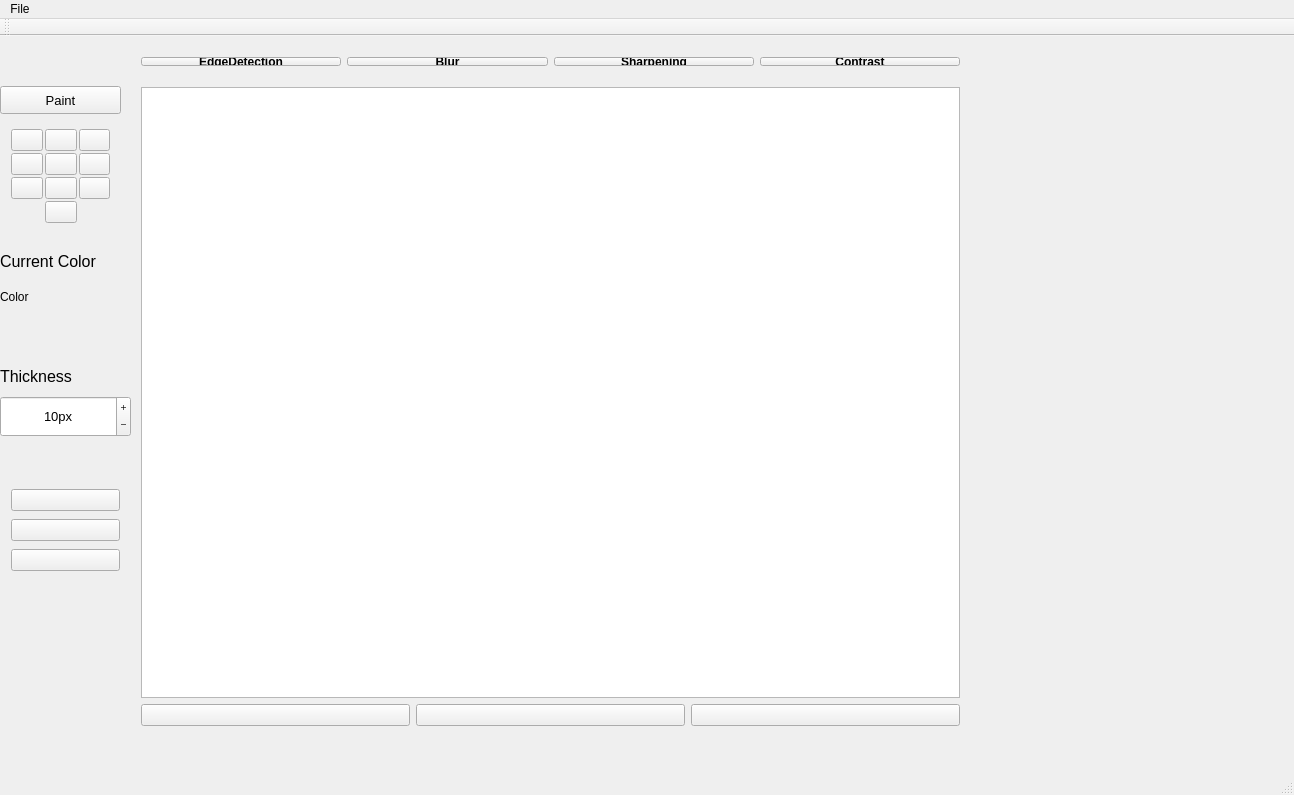
<?xml version="1.0" encoding="UTF-8"?>
<ui version="4.0">
 <class>View</class>
 <widget class="QMainWindow" name="View">
  <property name="geometry">
   <rect>
    <x>0</x>
    <y>0</y>
    <width>1294</width>
    <height>795</height>
   </rect>
  </property>
  <property name="windowTitle">
   <string>View</string>
  </property>
  <property name="autoFillBackground">
   <bool>true</bool>
  </property>
  <property name="styleSheet">
   <string notr="true"/>
  </property>
  <widget class="QWidget" name="centralWidget">
   <widget class="QWidget" name="gridLayoutWidget_3">
    <property name="geometry">
     <rect>
      <x>130</x>
      <y>10</y>
      <width>841</width>
      <height>31</height>
     </rect>
    </property>
    <layout class="QHBoxLayout" name="horizontalLayout">
     <item>
      <widget class="QPushButton" name="edgeDetection">
       <property name="font">
        <font>
         <weight>75</weight>
         <bold>true</bold>
        </font>
       </property>
       <property name="text">
        <string>EdgeDetection</string>
       </property>
      </widget>
     </item>
     <item>
      <widget class="QPushButton" name="blur">
       <property name="font">
        <font>
         <pointsize>9</pointsize>
         <weight>75</weight>
         <bold>true</bold>
        </font>
       </property>
       <property name="text">
        <string>Blur</string>
       </property>
      </widget>
     </item>
     <item>
      <widget class="QPushButton" name="sharpening">
       <property name="font">
        <font>
         <pointsize>9</pointsize>
         <weight>75</weight>
         <bold>true</bold>
        </font>
       </property>
       <property name="text">
        <string>Sharpening</string>
       </property>
      </widget>
     </item>
     <item>
      <widget class="QPushButton" name="contrast">
       <property name="font">
        <font>
         <pointsize>9</pointsize>
         <weight>75</weight>
         <bold>true</bold>
        </font>
       </property>
       <property name="text">
        <string>Contrast</string>
       </property>
      </widget>
     </item>
    </layout>
   </widget>
   <widget class="QWidget" name="gridLayoutWidget_2">
    <property name="geometry">
     <rect>
      <x>0</x>
      <y>80</y>
      <width>121</width>
      <height>121</height>
     </rect>
    </property>
    <layout class="QGridLayout" name="gridLayout">
     <property name="horizontalSpacing">
      <number>2</number>
     </property>
     <property name="verticalSpacing">
      <number>0</number>
     </property>
     <item row="3" column="1">
      <widget class="QPushButton" name="chooseColor">
       <property name="text">
        <string/>
       </property>
       <property name="icon">
        <iconset resource="icone.qrc">
         <normaloff>:/Icon/Icon/multicolor.png</normaloff>:/Icon/Icon/multicolor.png</iconset>
       </property>
      </widget>
     </item>
     <item row="2" column="0">
      <widget class="QPushButton" name="pink">
       <property name="text">
        <string/>
       </property>
       <property name="icon">
        <iconset resource="icone.qrc">
         <normaloff>:/Icon/Icon/Pink.png</normaloff>:/Icon/Icon/Pink.png</iconset>
       </property>
      </widget>
     </item>
     <item row="0" column="0">
      <widget class="QPushButton" name="red">
       <property name="text">
        <string/>
       </property>
       <property name="icon">
        <iconset resource="icone.qrc">
         <normaloff>:/Icon/Icon/red.png</normaloff>:/Icon/Icon/red.png</iconset>
       </property>
      </widget>
     </item>
     <item row="1" column="0">
      <widget class="QPushButton" name="white">
       <property name="text">
        <string/>
       </property>
       <property name="icon">
        <iconset resource="icone.qrc">
         <normaloff>:/Icon/Icon/Bianco.png</normaloff>:/Icon/Icon/Bianco.png</iconset>
       </property>
      </widget>
     </item>
     <item row="0" column="1">
      <widget class="QPushButton" name="green">
       <property name="text">
        <string/>
       </property>
       <property name="icon">
        <iconset resource="icone.qrc">
         <normaloff>:/Icon/Icon/Green.png</normaloff>:/Icon/Icon/Green.png</iconset>
       </property>
      </widget>
     </item>
     <item row="2" column="2">
      <widget class="QPushButton" name="brown">
       <property name="text">
        <string/>
       </property>
       <property name="icon">
        <iconset resource="icone.qrc">
         <normaloff>:/Icon/Icon/brown.png</normaloff>:/Icon/Icon/brown.png</iconset>
       </property>
      </widget>
     </item>
     <item row="2" column="1">
      <widget class="QPushButton" name="black">
       <property name="text">
        <string/>
       </property>
       <property name="icon">
        <iconset resource="icone.qrc">
         <normaloff>:/Icon/Icon/black.png</normaloff>:/Icon/Icon/black.png</iconset>
       </property>
      </widget>
     </item>
     <item row="1" column="2">
      <widget class="QPushButton" name="gray">
       <property name="text">
        <string/>
       </property>
       <property name="icon">
        <iconset resource="icone.qrc">
         <normaloff>:/Icon/Icon/Gray.png</normaloff>:/Icon/Icon/Gray.png</iconset>
       </property>
      </widget>
     </item>
     <item row="0" column="2">
      <widget class="QPushButton" name="blue">
       <property name="text">
        <string/>
       </property>
       <property name="icon">
        <iconset resource="icone.qrc">
         <normaloff>:/Icon/Icon/Blu.png</normaloff>:/Icon/Icon/Blu.png</iconset>
       </property>
      </widget>
     </item>
     <item row="1" column="1">
      <widget class="QPushButton" name="orange">
       <property name="text">
        <string/>
       </property>
       <property name="icon">
        <iconset resource="icone.qrc">
         <normaloff>:/Icon/Icon/arancione.png</normaloff>:/Icon/Icon/arancione.png</iconset>
       </property>
      </widget>
     </item>
    </layout>
   </widget>
   <widget class="QLabel" name="currentColor">
    <property name="geometry">
     <rect>
      <x>0</x>
      <y>240</y>
      <width>121</width>
      <height>41</height>
     </rect>
    </property>
    <property name="text">
     <string>Color</string>
    </property>
   </widget>
   <widget class="QPushButton" name="paint">
    <property name="geometry">
     <rect>
      <x>0</x>
      <y>50</y>
      <width>121</width>
      <height>28</height>
     </rect>
    </property>
    <property name="font">
     <font>
      <pointsize>10</pointsize>
      <weight>50</weight>
      <bold>false</bold>
     </font>
    </property>
    <property name="text">
     <string>Paint</string>
    </property>
   </widget>
   <widget class="QSpinBox" name="thickness">
    <property name="geometry">
     <rect>
      <x>0</x>
      <y>360</y>
      <width>131</width>
      <height>41</height>
     </rect>
    </property>
    <property name="font">
     <font>
      <pointsize>10</pointsize>
     </font>
    </property>
    <property name="focusPolicy">
     <enum>Qt::NoFocus</enum>
    </property>
    <property name="wrapping">
     <bool>false</bool>
    </property>
    <property name="alignment">
     <set>Qt::AlignCenter</set>
    </property>
    <property name="buttonSymbols">
     <enum>QAbstractSpinBox::PlusMinus</enum>
    </property>
    <property name="showGroupSeparator" stdset="0">
     <bool>false</bool>
    </property>
    <property name="suffix">
     <string>px</string>
    </property>
    <property name="prefix">
     <string/>
    </property>
    <property name="minimum">
     <number>1</number>
    </property>
    <property name="singleStep">
     <number>2</number>
    </property>
    <property name="stepType">
     <enum>QAbstractSpinBox::DefaultStepType</enum>
    </property>
    <property name="value">
     <number>10</number>
    </property>
    <property name="displayIntegerBase">
     <number>10</number>
    </property>
   </widget>
   <widget class="QWidget" name="verticalLayoutWidget">
    <property name="geometry">
     <rect>
      <x>0</x>
      <y>440</y>
      <width>131</width>
      <height>111</height>
     </rect>
    </property>
    <layout class="QVBoxLayout" name="verticalLayout">
     <item>
      <widget class="QPushButton" name="rectangle">
       <property name="text">
        <string/>
       </property>
       <property name="icon">
        <iconset resource="icone.qrc">
         <normaloff>:/Icon/Icon/Square.png</normaloff>:/Icon/Icon/Square.png</iconset>
       </property>
      </widget>
     </item>
     <item>
      <widget class="QPushButton" name="triangle">
       <property name="text">
        <string/>
       </property>
       <property name="icon">
        <iconset resource="icone.qrc">
         <normaloff>:/Icon/Icon/Triangle.jpg</normaloff>:/Icon/Icon/Triangle.jpg</iconset>
       </property>
       <property name="iconSize">
        <size>
         <width>35</width>
         <height>40</height>
        </size>
       </property>
       <property name="checkable">
        <bool>false</bool>
       </property>
      </widget>
     </item>
     <item>
      <widget class="QPushButton" name="line">
       <property name="text">
        <string/>
       </property>
       <property name="icon">
        <iconset resource="icone.qrc">
         <normaloff>:/Icon/Icon/Line.png</normaloff>:/Icon/Icon/Line.png</iconset>
       </property>
       <property name="iconSize">
        <size>
         <width>80</width>
         <height>60</height>
        </size>
       </property>
      </widget>
     </item>
    </layout>
   </widget>
   <widget class="QLabel" name="label">
    <property name="geometry">
     <rect>
      <x>0</x>
      <y>330</y>
      <width>121</width>
      <height>21</height>
     </rect>
    </property>
    <property name="font">
     <font>
      <pointsize>12</pointsize>
     </font>
    </property>
    <property name="text">
     <string>Thickness</string>
    </property>
   </widget>
   <widget class="QLabel" name="label_2">
    <property name="geometry">
     <rect>
      <x>0</x>
      <y>215</y>
      <width>121</width>
      <height>21</height>
     </rect>
    </property>
    <property name="font">
     <font>
      <pointsize>12</pointsize>
     </font>
    </property>
    <property name="text">
     <string>Current Color</string>
    </property>
   </widget>
   <widget class="QWidget" name="verticalLayoutWidget_2">
    <property name="geometry">
     <rect>
      <x>130</x>
      <y>40</y>
      <width>841</width>
      <height>661</height>
     </rect>
    </property>
    <layout class="QVBoxLayout" name="verticalLayout_2">
     <item>
      <widget class="GraphicsView" name="graphicsView"/>
     </item>
     <item>
      <layout class="QHBoxLayout" name="horizontalLayout_2">
       <item>
        <widget class="QPushButton" name="leftRotate">
         <property name="text">
          <string/>
         </property>
         <property name="icon">
          <iconset resource="icone.qrc">
           <normaloff>:/Icon/Icon/LeftRotate.png</normaloff>:/Icon/Icon/LeftRotate.png</iconset>
         </property>
         <property name="iconSize">
          <size>
           <width>30</width>
           <height>30</height>
          </size>
         </property>
        </widget>
       </item>
       <item>
        <widget class="QPushButton" name="reverse">
         <property name="text">
          <string/>
         </property>
         <property name="icon">
          <iconset resource="icone.qrc">
           <normaloff>:/Icon/Icon/reverse.png</normaloff>:/Icon/Icon/reverse.png</iconset>
         </property>
         <property name="iconSize">
          <size>
           <width>30</width>
           <height>30</height>
          </size>
         </property>
        </widget>
       </item>
       <item>
        <widget class="QPushButton" name="rightRotate">
         <property name="text">
          <string/>
         </property>
         <property name="icon">
          <iconset resource="icone.qrc">
           <normaloff>:/Icon/Icon/rightRotate.png</normaloff>:/Icon/Icon/rightRotate.png</iconset>
         </property>
         <property name="iconSize">
          <size>
           <width>30</width>
           <height>30</height>
          </size>
         </property>
        </widget>
       </item>
      </layout>
     </item>
    </layout>
   </widget>
  </widget>
  <widget class="QMenuBar" name="menuBar">
   <property name="geometry">
    <rect>
     <x>0</x>
     <y>0</y>
     <width>1294</width>
     <height>25</height>
    </rect>
   </property>
   <widget class="QMenu" name="menuFile">
    <property name="title">
     <string>File</string>
    </property>
    <addaction name="actionOpen"/>
    <addaction name="actionUndo"/>
    <addaction name="actionRedo"/>
    <addaction name="actionSave"/>
   </widget>
   <addaction name="menuFile"/>
  </widget>
  <widget class="QToolBar" name="mainToolBar">
   <attribute name="toolBarArea">
    <enum>TopToolBarArea</enum>
   </attribute>
   <attribute name="toolBarBreak">
    <bool>false</bool>
   </attribute>
  </widget>
  <widget class="QStatusBar" name="statusBar"/>
  <action name="actionOpen">
   <property name="text">
    <string>Open</string>
   </property>
   <property name="shortcut">
    <string>Ctrl+O</string>
   </property>
  </action>
  <action name="actionUndo">
   <property name="text">
    <string>Undo</string>
   </property>
   <property name="shortcut">
    <string>Ctrl+Z</string>
   </property>
  </action>
  <action name="actionRedo">
   <property name="text">
    <string>Redo</string>
   </property>
   <property name="shortcut">
    <string>Ctrl+Y</string>
   </property>
  </action>
  <action name="actionSave">
   <property name="text">
    <string>Save</string>
   </property>
   <property name="shortcut">
    <string>Ctrl+S</string>
   </property>
  </action>
 </widget>
 <layoutdefault spacing="6" margin="11"/>
 <customwidgets>
  <customwidget>
   <class>GraphicsView</class>
   <extends>QGraphicsView</extends>
   <header>graphicsview.h</header>
   <slots>
    <slot>mousePressed(Qmouseevent)</slot>
   </slots>
  </customwidget>
 </customwidgets>
 <resources>
  <include location="icone.qrc"/>
 </resources>
 <connections/>
</ui>
